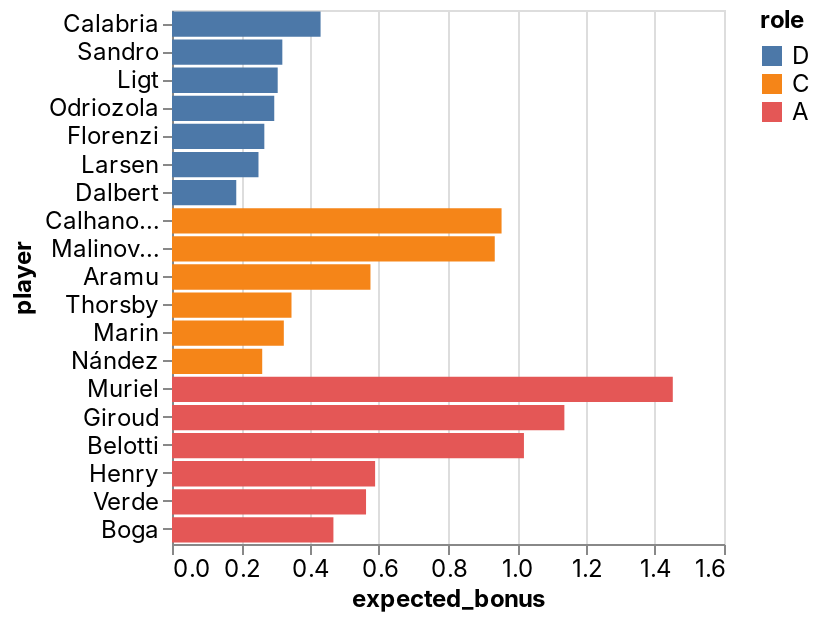

Write notebook code for a chart like this one.
### Code cell
_deepnote_run_altair(fanta_team, """{"$schema":"https://vega.github.io/schema/vega-lite/v4.json","mark":{"type":"bar","tooltip":{"content":"data"}},"height":220,"autosize":{"type":"fit"},"data":{"name":"placeholder"},"encoding":{"x":{"field":"expected_bonus","type":"quantitative","sort":null,"scale":{"type":"linear","zero":false}},"y":{"field":"player","type":"nominal","sort":null,"scale":{"type":"linear","zero":true}},"color":{"field":"role","type":"nominal","sort":null,"scale":{"type":"linear","zero":false}}}}""")

### Figure 1 — Vega-Lite specification as saved in the notebook (floating-point values rounded to 4 significant figures)
{"config": {"view": {"continuousWidth": 400, "continuousHeight": 300}, "area": {"fill": "#51C0E9"}, "axis": {"labelFont": "Inter, sans-serif", "labelFontSize": 12, "labelFontWeight": "normal", "labelLimit": 60, "labelOverlap": "greedy", "titleFont": "Inter, sans-serif", "titleFontSize": 12, "titleFontWeight": "bold"}, "background": "#ffffff", "legend": {"labelFont": "Inter, sans-serif", "labelFontSize": 12, "titleFont": "Inter, sans-serif", "titleFontSize": 12, "titleFontWeight": "bold"}, "line": {"stroke": "#51C0E9", "strokeWidth": 2}, "rect": {"fill": "#51C0E9"}, "title": {"anchor": "start", "color": "#000000", "font": "Inter, sans-serif", "fontSize": 22, "fontWeight": "normal"}}, "data": {"name": "data-166b9d8ea8ad74822a9357ea1e3f8934"}, "mark": {"type": "bar", "tooltip": {"content": "data"}}, "autosize": {"type": "fit"}, "encoding": {"color": {"type": "nominal", "field": "role", "scale": {"type": "linear", "zero": false}, "sort": null}, "x": {"type": "quantitative", "field": "expected_bonus", "scale": {"type": "linear", "zero": false}, "sort": null}, "y": {"type": "nominal", "field": "player", "scale": {"type": "linear", "zero": true}, "sort": null}}, "height": 300, "width": "container", "$schema": "https://vega.github.io/schema/vega-lite/v4.json", "datasets": {"data-166b9d8ea8ad74822a9357ea1e3f8934": [{"role": "D", "player": "Calabria", "home_team": "AC Milan", "away_team": "Juventus", "expected_bonus": 0.4307}, {"role": "D", "player": "Sandro", "home_team": "AC Milan", "away_team": "Juventus", "expected_bonus": 0.3198}, {"role": "D", "player": "Ligt", "home_team": "AC Milan", "away_team": "Juventus", "expected_bonus": 0.3064}, {"role": "D", "player": "Odriozola", "home_team": "Cagliari", "away_team": "Fiorentina", "expected_bonus": 0.2964}, {"role": "D", "player": "Florenzi", "home_team": "AC Milan", "away_team": "Juventus", "expected_bonus": 0.2676}, {"role": "D", "player": "Larsen", "home_team": "Genoa", "away_team": "Udinese", "expected_bonus": 0.2507}, {"role": "D", "player": "Dalbert", "home_team": "Cagliari", "away_team": "Fiorentina", "expected_bonus": 0.1863}, {"role": "C", "player": "Calhanoglu", "home_team": "Inter", "away_team": "Venezia", "expected_bonus": 0.9553}, {"role": "C", "player": "Malinovskiy", "home_team": "Lazio", "away_team": "Atalanta", "expected_bonus": 0.9355}, {"role": "C", "player": "Aramu", "home_team": "Inter", "away_team": "Venezia", "expected_bonus": 0.5753}, {"role": "C", "player": "Thorsby", "home_team": "Spezia", "away_team": "Sampdoria", "expected_bonus": 0.3464}, {"role": "C", "player": "Marin", "home_team": "Cagliari", "away_team": "Fiorentina", "expected_bonus": 0.3241}, {"role": "C", "player": "Nández", "home_team": "Cagliari", "away_team": "Fiorentina", "expected_bonus": 0.2615}, {"role": "A", "player": "Muriel", "home_team": "Lazio", "away_team": "Atalanta", "expected_bonus": 1.452}, {"role": "A", "player": "Giroud", "home_team": "AC Milan", "away_team": "Juventus", "expected_bonus": 1.137}, {"role": "A", "player": "Belotti", "home_team": "Torino", "away_team": "Sassuolo", "expected_bonus": 1.02}, {"role": "A", "player": "Henry", "home_team": "Inter", "away_team": "Venezia", "expected_bonus": 0.5887}, {"role": "A", "player": "Verde", "home_team": "Spezia", "away_team": "Sampdoria", "expected_bonus": 0.5624}, {"role": "A", "player": "Boga", "home_team": "Torino", "away_team": "Sassuolo", "expected_bonus": 0.4679}]}}
